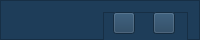
          <widget class="QFrame" name="top_bar_frame">
           <property name="minimumSize">
            <size>
             <width>0</width>
             <height>40</height>
            </size>
           </property>
           <property name="maximumSize">
            <size>
             <width>16777215</width>
             <height>40</height>
            </size>
           </property>
           <property name="styleSheet">
            <string notr="true">background-color: #1e3d59;</string>
           </property>
           <property name="frameShape">
            <enum>QFrame::StyledPanel</enum>
           </property>
           <property name="frameShadow">
            <enum>QFrame::Raised</enum>
           </property>
           <layout class="QHBoxLayout" name="horizontalLayout_3">
            <item>
             <widget class="QLabel" name="title_label">
              <property name="font">
               <font>
                <pointsize>10</pointsize>
                <bold>true</bold>
               </font>
              </property>
              <property name="styleSheet">
               <string notr="true">color: white;</string>
              </property>
              <property name="text">
               <string/>
              </property>
             </widget>
            </item>
            <item>
             <widget class="QFrame" name="buttons_holder_frame">
              <property name="minimumSize">
               <size>
                <width>0</width>
                <height>30</height>
               </size>
              </property>
              <property name="maximumSize">
               <size>
                <width>113</width>
                <height>16777215</height>
               </size>
              </property>
              <property name="frameShape">
               <enum>QFrame::StyledPanel</enum>
              </property>
              <property name="frameShadow">
               <enum>QFrame::Raised</enum>
              </property>
              <widget class="QToolButton" name="minimize_button">
               <property name="geometry">
                <rect>
                 <x>10</x>
                 <y>0</y>
                 <width>22</width>
                 <height>22</height>
                </rect>
               </property>
               <property name="text">
                <string/>
               </property>
               <property name="icon">
                <iconset>
                 <normaloff>../iconos/icons/maximize-window.png</normaloff>../iconos/icons/maximize-window.png</iconset>
               </property>
               <property name="iconSize">
                <size>
                 <width>25</width>
                 <height>25</height>
                </size>
               </property>
              </widget>
              <widget class="QToolButton" name="restore_button">
               <property name="geometry">
                <rect>
                 <x>50</x>
                 <y>0</y>
                 <width>22</width>
                 <height>22</height>
                </rect>
               </property>
               <property name="text">
                <string/>
               </property>
               <property name="icon">
                <iconset>
                 <normaloff>../iconos/icons/restore-window.png</normaloff>../iconos/icons/restore-window.png</iconset>
               </property>
               <property name="iconSize">
                <size>
                 <width>25</width>
                 <height>25</height>
                </size>
               </property>
              </widget>
              <widget class="QToolButton" name="maximize_button">
               <property name="geometry">
                <rect>
                 <x>50</x>
                 <y>0</y>
                 <width>22</width>
                 <height>22</height>
                </rect>
               </property>
               <property name="text">
                <string/>
               </property>
               <property name="icon">
                <iconset>
                 <normaloff>../iconos/icons/minimize-window.png</normaloff>../iconos/icons/minimize-window.png</iconset>
               </property>
               <property name="iconSize">
                <size>
                 <width>25</width>
                 <height>25</height>
                </size>
               </property>
              </widget>
              <widget class="QToolButton" name="close_button">
               <property name="geometry">
                <rect>
                 <x>90</x>
                 <y>0</y>
                 <width>22</width>
                 <height>22</height>
                </rect>
               </property>
               <property name="text">
                <string/>
               </property>
               <property name="icon">
                <iconset>
                 <normaloff>../iconos/icons/close-window.png</normaloff>../iconos/icons/close-window.png</iconset>
               </property>
               <property name="iconSize">
                <size>
                 <width>25</width>
                 <height>25</height>
                </size>
               </property>
              </widget>
             </widget>
            </item>
           </layout>
          </widget>
